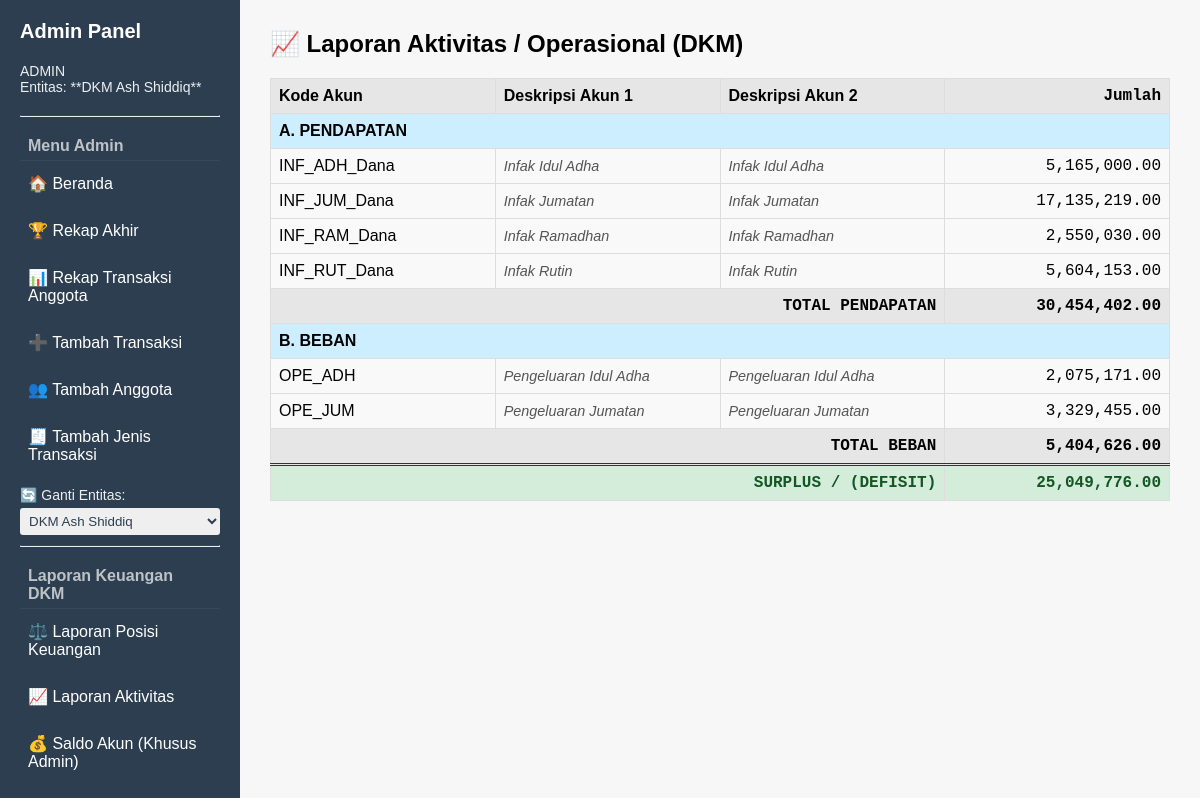
/lap_aktivitas (signed in), run on the app's committed database.
### tables this page shows
CREATE TABLE "Anggota" (
    NoAnggota,
	KodeAnggota TEXT PRIMARY KEY,
    NamaAnggota TEXT
    -- kolom lain jika ada
, JenisAnggota TEXT);

CREATE TABLE JenisTransaksi (    KodeJenisTrans TEXT PRIMARY KEY,    JenisTransaksi TEXT NOT NULL, KategoriTransaksi TEXT);

### app.py (the view)
@app.route("/lap_aktivitas")
@login_required # <--- Decorator akan memeriksa sesi sebelum fungsi dijalankan
def lap_aktivitas():
    entitas = session.get("entitas")
    data = get_report_data("vw_LapAktivitas2", entitas)
    anggota_lookup = get_anggota_dict(entitas)
    jenis_lookup = get_jenis_dict(entitas)
    for row in data:
        kode_laporan = row.get('Rincian', '')
        kode_anggota_asli = ''
        kode_jenis_asli = ''
        if '_' in kode_laporan:
            potensi_anggota_kode = kode_laporan.split('_')[0] + '_' + kode_laporan.split('_')[1]
            if kode_laporan.startswith('OPE_'):
              potensi_anggota_kode = kode_laporan
        if kode_laporan in anggota_lookup:
            kode_anggota_asli = kode_laporan
        elif '_' in kode_laporan and potensi_anggota_kode in anggota_lookup:
            kode_anggota_asli = potensi_anggota_kode
        elif kode_laporan.count('_') >= 2:
            kode_anggota_asli = kode_laporan.rsplit('_', 1)[0]
        if kode_anggota_asli:
            row['KodeAnggotaLaporan'] = kode_anggota_asli
            row['NamaAnggota'] = anggota_lookup.get(kode_anggota_asli, 'Anggota Tidak Dikenal')
            row['KodeJenisTransLaporan'] = kode_anggota_asli
            row['JenisTransaksi'] = jenis_lookup.get(kode_anggota_asli, 'Jenis Transaksi Tidak Dikenal')
        else:
            row['KodeAnggotaLaporan'] = ''
            row['NamaAnggota'] = 'T/A'
            row['KodeJenisTransLaporan'] = ''
            row['JenisTransaksi'] = 'T/A'
    return render_template("laporan_aktivitas.html", data=data)

### app.py (called while the page is built)
def get_connection(entitas=None):
    if not entitas:
        entitas = 'jurangmangucare'
    if entitas == 'jurangmangucare':
        db_name = 'jurangmangucare.db'
    elif entitas == 'dkm':
        db_name = 'DKMAshShiddiq.db'
    else:
        raise ValueError("Entitas tidak dikenal: {}".format(entitas))
    conn = sqlite3.connect(db_name)
    conn.row_factory = sqlite3.Row
    return conn

def login_required(f):
    @wraps(f)
    def decorated_function(*args, **kwargs):
        if "user" not in session:
            return redirect(url_for("login"))
        return f(*args, **kwargs)
    return decorated_function

def get_report_data(view_name, entitas="dkm"):
    if entitas != "dkm":
        flash("Laporan Keuangan hanya tersedia untuk DKM Ash Shiddiq.", "warning")
        return []
    conn = get_connection(entitas)
    try:
        query = f"SELECT * FROM {view_name}"
        rows = conn.execute(query).fetchall()
        data_dicts = [dict(row) for row in rows]
        return data_dicts
    except sqlite3.OperationalError as e:
        flash(f"Error Database: View '{view_name}' tidak ditemukan. Pesan: {e}", "error")
        return []
    finally:
        conn.close()

def get_master_data(table_name, entitas):
    conn = get_connection(entitas)
    try:
        query = f"SELECT * FROM {table_name}"
        rows = conn.execute(query).fetchall()
        data_dicts = [dict(row) for row in rows]
        return data_dicts
    except sqlite3.OperationalError as e:
        print(f"Error Database: Tabel '{table_name}' tidak ditemukan. Pesan: {e}")
        return []
    finally:
        conn.close()

def get_anggota_dict(entitas):
    anggota_list = get_master_data("Anggota", entitas)
    return {a['KodeAnggota']: a['NamaAnggota'] for a in anggota_list}

def get_jenis_dict(entitas):
    jenis_list = get_master_data("JenisTransaksi", entitas)
    return {j['KodeJenisTrans']: j['JenisTransaksi'] for j in jenis_list}

### templates/laporan_aktivitas.html (shortened to what this page needs)
{% extends "base_admin.html" %}
{% block content %}
<h2>📈 Laporan Aktivitas / Operasional ({{ session.get('entitas') | upper }})</h2>
{% set groups = data | groupby('Kelompok') %}
{% set ns = namespace(total_pendapatan=0, total_beban=0) %}
<table class="la-table">
    <thead>
        <tr class="total-row">
            <th style="width: 25%;">Kode Akun</th>
            <th style="width: 25%;">Deskripsi Akun 1</th>
            <th style="width: 25%;">Deskripsi Akun 2</th>
            <th class="numeric" style="width: 25%;">Jumlah</th>
        </tr>
    </thead>
    <tbody>
        <tr class="header-group">
            <td colspan="4">A. PENDAPATAN</td>
        </tr>
        {% for group_name, items in groups %}
            {% if group_name == 'PENDAPATAN' %}
                {% for item in items %}
                    <tr class="detail-row">
                        <td>{{ item['Rincian'] }}</td>
                        <td class="master-lookup">{{ item['NamaAnggota'] }}</td>
                        <td class="master-lookup">{{ item['JenisTransaksi'] }}</td>
                        <td class="numeric">
                            {% set nilai_pendapatan = item['SaldoNet'] %}
                            {{ "{:,.2f}".format(nilai_pendapatan) }}
                            {% set ns.total_pendapatan = ns.total_pendapatan + nilai_pendapatan %}
                        </td>
                    </tr>
                {% endfor %}
            {% endif %}
        {% endfor %}
        <tr class="total-row">
            <td colspan="3" class="numeric">TOTAL PENDAPATAN</td>
            <td class="numeric"><strong>{{ "{:,.2f}".format(ns.total_pendapatan) }}</strong></td>
        </tr>
        <tr class="header-group">
            <td colspan="4">B. BEBAN</td>
        </tr>
        {% for group_name, items in groups %}
            {% if group_name == 'BEBAN' %}
                {% for item in items %}
                    <tr class="detail-row">
                        <td>{{ item['Rincian'] }}</td>
                        <td class="master-lookup">{{ item['NamaAnggota'] }}</td>
                        <td class="master-lookup">{{ item['JenisTransaksi'] }}</td>
                        <td class="numeric">
                            {% set nilai_beban = item['SaldoNet'] %}
                            {{ "{:,.2f}".format(nilai_beban) }}
                            {% set ns.total_beban = ns.total_beban + nilai_beban %}
                        </td>
                    </tr>
                {% endfor %}
            {% endif %}
        {% endfor %}
        <tr class="total-row">
            <td colspan="3" class="numeric">TOTAL BEBAN</td>
            <td class="numeric"><strong>{{ "{:,.2f}".format(ns.total_beban) }}</strong></td>
        </tr>
        {% set surplus_defisit = ns.total_pendapatan - ns.total_beban %}
        {% set row_class = 'surplus-row' if surplus_defisit >= 0 else 'defisit-row' %}
        <tr class="surplus-defisit-row {{ row_class }}" style="border-top: 3px double #333;">
            <td colspan="3" class="numeric">SURPLUS / (DEFISIT)</td>
            <td class="numeric">
                {% if surplus_defisit >= 0 %}
                    {{ "{:,.2f}".format(surplus_defisit) }}
                {% else %}
                    ({{ "{:,.2f}".format(surplus_defisit | abs) }})
                {% endif %}
            </td>
        </tr>
    </tbody>
</table>
{% endblock %}

### templates/base_admin.html (style rules this page uses)
body { margin: 0; font-family: Arial, sans-serif; display: flex; height: 100vh; }
h2 { margin-top: 0; }

### templates/laporan_aktivitas.html (style rules this page uses)
.la-table { width: 100%; border-collapse: collapse; margin-top: 20px; font-size: 16px; }
.la-table th, .la-table td { border: 1px solid #ddd; padding: 8px; text-align: left; }
.header-group { background-color: #cceeff; font-weight: bold; }
.detail-row { background-color: #f9f9f9; }
.master-lookup { color: #555; font-style: italic; font-size: 0.9em; }
.total-row { font-weight: bold; background-color: #e6e6e6; }
.surplus-defisit-row { font-weight: bold; }
.surplus-row { background-color: #d4edda; color: #155724; }
.numeric { text-align: right !important; font-family: monospace; }

### data on the page
Anggota: NamaAnggota "Infak Idul Adha"
JenisTransaksi: JenisTransaksi "Infak Idul Adha"
Anggota: NamaAnggota "Infak Jumatan"
JenisTransaksi: JenisTransaksi "Infak Jumatan"
Anggota: NamaAnggota "Infak Ramadhan"
JenisTransaksi: JenisTransaksi "Infak Ramadhan"
Anggota: NamaAnggota "Infak Rutin"
JenisTransaksi: JenisTransaksi "Infak Rutin"
Anggota: NamaAnggota "Pengeluaran Idul Adha"
JenisTransaksi: JenisTransaksi "Pengeluaran Idul Adha"
Anggota: NamaAnggota "Pengeluaran Jumatan"
JenisTransaksi: JenisTransaksi "Pengeluaran Jumatan"

### other printed values
{{ session.get('entitas') | upper }} "DKM"
{{ item['Rincian'] }} "INF_ADH_Dana" "INF_JUM_Dana" "INF_RAM_Dana" "INF_RUT_Dana"
{{ "{:,.2f}".format(nilai_pendapatan) }} "5,165,000.00" "17,135,219.00" "2,550,030.00" "5,604,153.00"
{{ "{:,.2f}".format(ns.total_pendapatan) }} "30,454,402.00"
{{ item['Rincian'] }} "OPE_ADH" "OPE_JUM"
{{ "{:,.2f}".format(nilai_beban) }} "2,075,171.00" "3,329,455.00"
{{ "{:,.2f}".format(ns.total_beban) }} "5,404,626.00"
{{ "{:,.2f}".format(surplus_defisit) }} "25,049,776.00"
